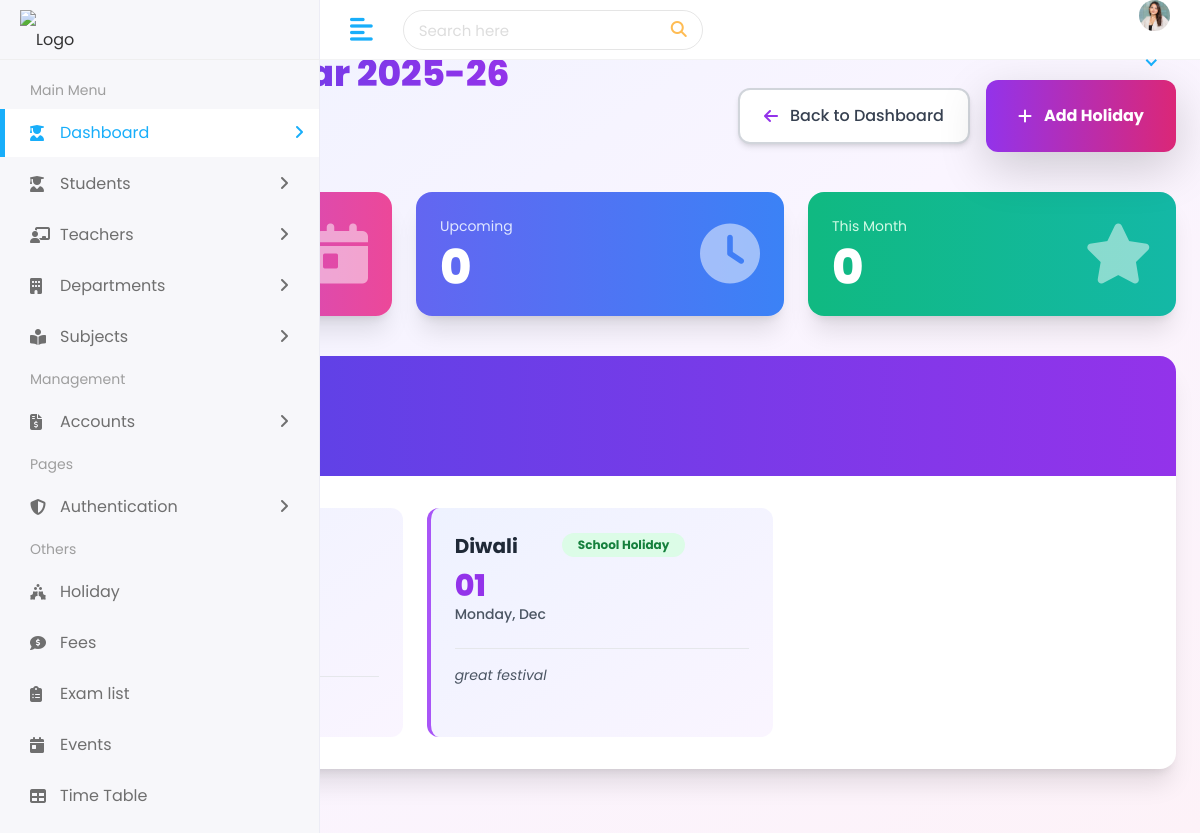
Screenshot of /student/holiday/ with the database file from the repository.
### student/models.py (models this page shows, shortened)
class Holiday(models.Model):
    name = models.CharField(max_length=200)
    date = models.DateField()
    description = models.TextField(blank=True, null=True)

### student/views.py (the view)
# urls.py: path('holiday/', views.holiday, name='holiday'),
def holiday(request):
    holidays = Holiday.objects.all().order_by('date')
    return render(request, 'holiday.html', {"holidays": holidays})

### templates/holiday.html (shortened to what this page needs)
{% extends 'Home/base.html' %}
{% load static %}
{% block body %}
<div class="min-h-screen bg-gradient-to-br from-indigo-50 via-purple-50 to-pink-50 py-8 px-4">
    <div class="max-w-7xl mx-auto">
        <div class="flex flex-col sm:flex-row sm:items-center sm:justify-between mb-10">
            <div>
                <h1 class="text-4xl font-extrabold text-transparent bg-clip-text bg-gradient-to-r from-indigo-600 to-purple-600">
                </h1>
                <nav class="flex mt-3 text-sm text-gray-600">
                    <a href="{% url 'dashboard' %}" class="hover:text-indigo-600">Dashboard</a>
                    <span class="mx-2">/</span>
                    <span class="text-purple-600 font-bold">Holidays</span>
                </nav>
            </div>
            <div class="mt-5 sm:mt-0 flex items-center space-x-4">
                <a href="{% url 'dashboard' %}"
                   class="flex items-center space-x-3 px-6 py-3.5 bg-white border-2 border-gray-300 rounded-xl shadow-md hover:shadow-lg hover:border-gray-400 hover:bg-gray-50 font-medium text-gray-700 transition-all duration-200 transform hover:-translate-x-1">
                    <i class="fas fa-arrow-left text-purple-600"></i>
                    <span>Back to Dashboard</span>
                </a>
                <a href="{% url 'add_holiday' %}"
                   class="px-8 py-4 bg-gradient-to-r from-purple-600 to-pink-600 hover:from-purple-700 hover:to-pink-700 text-white font-bold rounded-xl shadow-lg flex items-center space-x-3 transform hover:scale-105 transition duration-300">
                    <i class="fas fa-plus"></i>
                    <span>Add Holiday</span>
                </a>
            </div>
        </div>
        <div class="grid grid-cols-1 md:grid-cols-3 gap-6 mb-10">
            <div class="bg-gradient-to-r from-purple-500 to-pink-500 rounded-2xl p-6 text-white shadow-xl">
                <div class="flex items-center justify-between">
                    <div>
                        <p class="text-purple-100 text-sm">Total Holidays</p>
                        <p class="text-5xl font-extrabold mt-2">{{ holidays|length }}</p>
                    </div>
                    <i class="fas fa-calendar-day text-6xl opacity-50"></i>
                </div>
            </div>
            <div class="bg-gradient-to-r from-indigo-500 to-blue-500 rounded-2xl p-6 text-white shadow-xl">
                <div class="flex items-center justify-between">
                    <div>
                        <p class="text-indigo-100 text-sm">Upcoming</p>
                        <p class="text-5xl font-extrabold mt-2">{{ upcoming_holidays|default:"0" }}</p>
                    </div>
                    <i class="fas fa-clock text-6xl opacity-50"></i>
                </div>
            </div>
            <div class="bg-gradient-to-r from-emerald-500 to-teal-500 rounded-2xl p-6 text-white shadow-xl">
                <div class="flex items-center justify-between">
                    <div>
                        <p class="text-emerald-100 text-sm">This Month</p>
                        <p class="text-5xl font-extrabold mt-2">{{ current_month_holidays|default:"0" }}</p>
                    </div>
                    <i class="fas fa-star text-6xl opacity-50"></i>
                </div>
            </div>
        </div>
        {% if holidays %}
            {% regroup holidays by date__year_month as month_list %}
            {% for month_group in month_list %}
            <div class="bg-white rounded-2xl shadow-xl overflow-hidden mb-8">
                <div class="bg-gradient-to-r from-indigo-600 to-purple-600 px-8 py-5">
                    <h3 class="text-2xl font-bold text-white flex items-center">
                        <span class="ml-4 text-indigo-100 text-sm font-medium">
                        </span>
                    </h3>
                </div>
                <div class="grid grid-cols-1 md:grid-cols-2 lg:grid-cols-3 gap-6 p-8">
                    {% for h in month_group.list %}
                    <div class="group relative bg-gradient-to-br from-indigo-50 to-purple-50 rounded-xl p-6 hover:shadow-2xl transition-all duration-300 transform hover:-translate-y-2 border-l-4
                                 {% if h.date|date:'l' == 'Sunday' %}border-red-500
                                 {% elif h.date|date:'l' == 'Saturday' %}border-orange-500
                                 {% else %}border-purple-500{% endif %}">
                        <div class="flex items-start justify-between pr-16">
                            <div>
                                <h4 class="text-xl font-bold text-gray-800 group-hover:text-purple-700 transition">
                                    {{ h.name }}
                                </h4>
                                <p class="text-3xl font-extrabold text-purple-600 mt-2">
                                    {{ h.date|date:"d" }}
                                </p>
                                <p class="text-sm text-gray-600 font-medium">
                                    {{ h.date|date:"l, M" }}
                                </p>
                            </div>
                            <div class="text-right">
                                {% with day_num=h.date|date:"w"|add:"0" %}
                                    {% if day_num == 0 or day_num == 6 %}
                                        <span class="inline-block px-3 py-1 bg-red-100 text-red-700 rounded-full text-xs font-bold">
                                            Weekend
                                        </span>
                                    {% else %}
                                        <span class="inline-block px-3 py-1 bg-green-100 text-green-700 rounded-full text-xs font-bold">
                                            School Holiday
                                        </span>
                                    {% endif %}
                                {% endwith %}
                            </div>
                        </div>
                        {% if h.description %}
                        <p class="mt-4 text-gray-600 text-sm italic border-t pt-3">
                            {{ h.description }}
                        </p>
                        {% endif %}
                    </div>
                    {% endfor %}
                </div>
            </div>
            {% endfor %}
        {% endif %}
    </div>
</div>
<script src="https://cdn.tailwindcss.com"></script>
{% endblock %}

### static/assets/css/style.css (style rules this page uses)
html { height: 100%; }
body { background-color: #fff; color: #333; font-family: 'Poppins', sans-serif; font-size: 1rem; height: 100%; line-height: 1.5; overflow-x: hidden; }
h1, h2, h3, h4, h5, h6 { font-family: 'Poppins', sans-serif; margin-top: 0; }
.bg-white { background-color: #fff; }

### rows the page displays
Holiday: name "Diwali", date "01", date "Monday, Dec", shows "School Holiday", description "great festival"

### other values shown
{{ upcoming_holidays|default:"0" }} "0"
{{ current_month_holidays|default:"0" }} "0"
